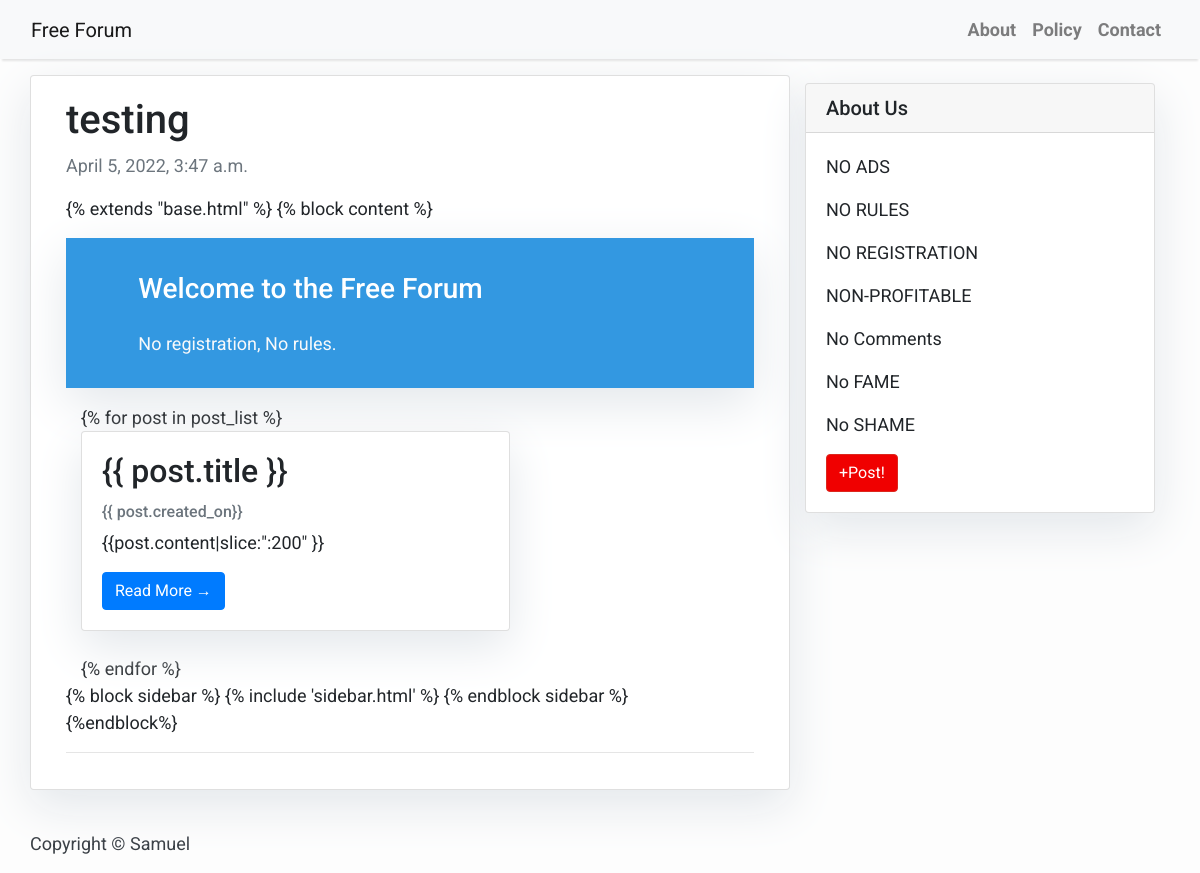
Screenshot of /testing/ with the database file from the repository.
### blog/models.py (models this page shows, shortened)
class Post(models.Model):
    title = models.CharField(max_length=200, unique=True)
    slug = models.SlugField(max_length=200, unique=True)
    author = models.ForeignKey(User, on_delete= models.CASCADE,related_name='blog_posts')
    updated_on = models.DateTimeField(auto_now= True)
    content = HTMLField()
    created_on = models.DateTimeField(auto_now_add=True)
    status = models.IntegerField(choices=STATUS, default=0)
    class Meta:
        ordering = ['-created_on']

### blog/views.py (the view)
# urls.py: path('<slug:slug>/', views.PostDetail.as_view(), name='post_detail'),
class PostDetail(generic.DetailView):
    model = Post
    template_name = 'post_detail.html'

### blog/templates/post_detail.html
{% extends 'base.html' %} {% block content %}
<div class="container">
  <div class="row">
    <div class="col-md-8 card mb-4  mt-3 left  top">
      <div class="card-body">
        <h1>{% block title %} {{ object.title }} {% endblock title %}</h1>
        <p class=" text-muted">{{ post.created_on }}</p>
        <p class="card-text ">{{ object.content | safe }}</p>
        <hr>
      </div>
    </div>
    {% block sidebar %} {% include 'sidebar.html' %} {% endblock sidebar %}
{% endblock content %}

### blog/templates/base.html (style rules this page uses)
body { font-family: "Roboto", sans-serif; font-size: 17px; background-color: #fdfdfd; }
.masthead { background: #3398E1; height: auto; padding-bottom: 15px; box-shadow: 0 16px 48px #E3E7EB; padding-top: 10px; }

### blog/templates/sidebar.html (style rules this page uses)
.card { box-shadow: 0 16px 48px #E3E7EB; }

### rows the page displays
Post: title "testing", created_on "April 5, 2022, 3:47 a.m.", content "{% extends \"base.html\" %} {% block content %} Welcome to the Free Forum No registration, No rules. {% for post in post_list %} {{ post.title }} {{ post.created_on}} {{post.content|slice:\":200\" }} Read More → {% endfor %} {% block sidebar %} {% include 'sidebar.html' %} {% endblock sidebar %} {%endblock%}"
